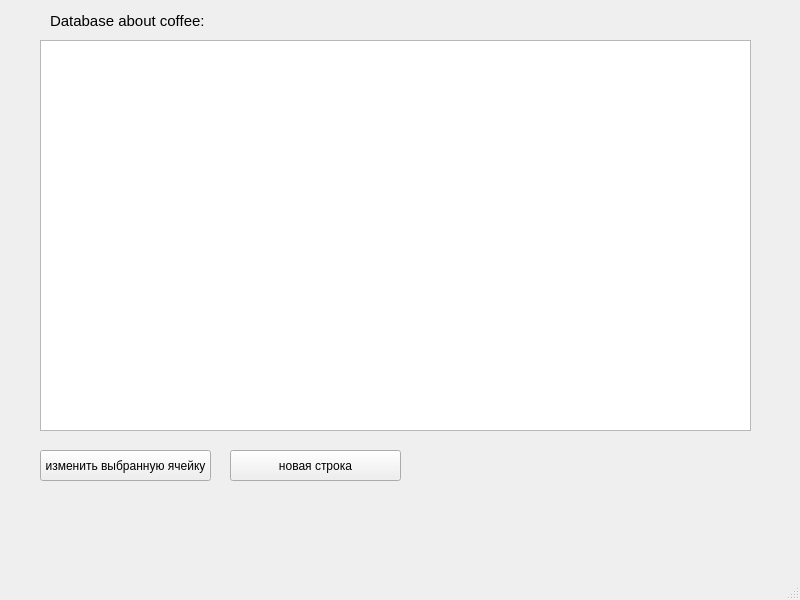
<?xml version="1.0" encoding="UTF-8"?>
<ui version="4.0">
 <class>MainWindow</class>
 <widget class="QMainWindow" name="MainWindow">
  <property name="geometry">
   <rect>
    <x>0</x>
    <y>0</y>
    <width>800</width>
    <height>600</height>
   </rect>
  </property>
  <property name="windowTitle">
   <string>MainWindow</string>
  </property>
  <widget class="QWidget" name="centralwidget">
   <widget class="QLabel" name="label">
    <property name="geometry">
     <rect>
      <x>50</x>
      <y>10</y>
      <width>231</width>
      <height>21</height>
     </rect>
    </property>
    <property name="font">
     <font>
      <pointsize>11</pointsize>
     </font>
    </property>
    <property name="text">
     <string>Database about coffee:</string>
    </property>
   </widget>
   <widget class="QTableWidget" name="tableWidget">
    <property name="geometry">
     <rect>
      <x>40</x>
      <y>40</y>
      <width>711</width>
      <height>391</height>
     </rect>
    </property>
   </widget>
   <widget class="QPushButton" name="change_chosen_btn">
    <property name="geometry">
     <rect>
      <x>40</x>
      <y>450</y>
      <width>171</width>
      <height>31</height>
     </rect>
    </property>
    <property name="text">
     <string>изменить выбранную ячейку</string>
    </property>
   </widget>
   <widget class="QPushButton" name="new_line_btn">
    <property name="geometry">
     <rect>
      <x>230</x>
      <y>450</y>
      <width>171</width>
      <height>31</height>
     </rect>
    </property>
    <property name="text">
     <string>новая строка</string>
    </property>
   </widget>
  </widget>
  <widget class="QMenuBar" name="menubar">
   <property name="geometry">
    <rect>
     <x>0</x>
     <y>0</y>
     <width>800</width>
     <height>21</height>
    </rect>
   </property>
  </widget>
  <widget class="QStatusBar" name="statusbar"/>
 </widget>
 <resources/>
 <connections/>
</ui>
